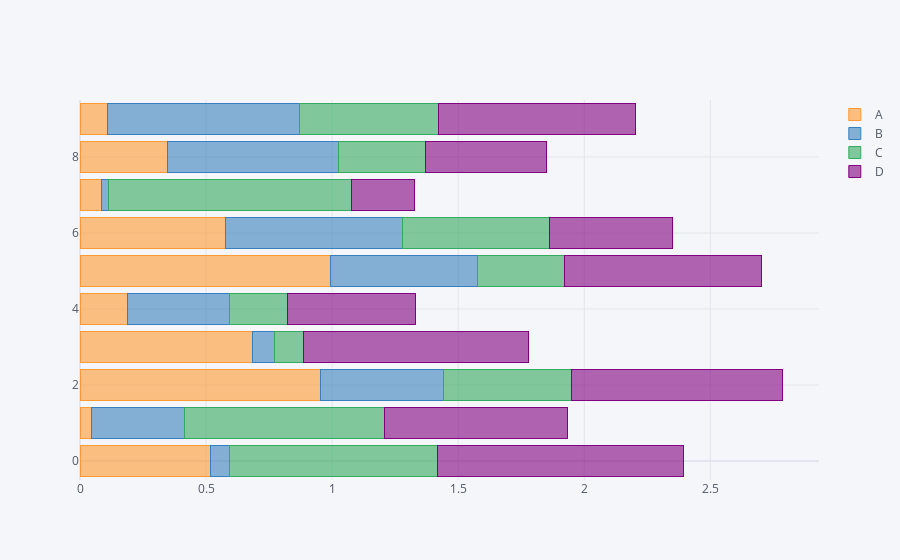

Notebook cell for this chart:
### Code cell
df.iplot(kind = 'barh', barmode = 'stack')

### Figure 1 — Plotly figure (JSON) as saved in the notebook; plotly's stock layout.template omitted (floating-point values rounded to 4 significant figures)
{"data": [{"marker": {"color": "rgba(255, 153, 51, 0.6)", "line": {"color": "rgba(255, 153, 51, 1.0)", "width": 1}}, "name": "A", "orientation": "h", "text": "", "type": "bar", "x": [0.5188, 0.04539, 0.9534, 0.6846, 0.1867, 0.9937, 0.5769, 0.08679, 0.3477, 0.1077], "y": [0, 1, 2, 3, 4, 5, 6, 7, 8, 9]}, {"marker": {"color": "rgba(55, 128, 191, 0.6)", "line": {"color": "rgba(55, 128, 191, 1.0)", "width": 1}}, "name": "B", "orientation": "h", "text": "", "type": "bar", "x": [0.07582, 0.3677, 0.488, 0.08641, 0.4052, 0.5832, 0.7018, 0.02595, 0.6766, 0.7611], "y": [0, 1, 2, 3, 4, 5, 6, 7, 8, 9]}, {"marker": {"color": "rgba(50, 171, 96, 0.6)", "line": {"color": "rgba(50, 171, 96, 1.0)", "width": 1}}, "name": "C", "orientation": "h", "text": "", "type": "bar", "x": [0.8222, 0.7929, 0.5061, 0.117, 0.2292, 0.3439, 0.5829, 0.9642, 0.3474, 0.554], "y": [0, 1, 2, 3, 4, 5, 6, 7, 8, 9]}, {"marker": {"color": "rgba(128, 0, 128, 0.6)", "line": {"color": "rgba(128, 0, 128, 1.0)", "width": 1}}, "name": "D", "orientation": "h", "text": "", "type": "bar", "x": [0.9751, 0.727, 0.8368, 0.8903, 0.5097, 0.7821, 0.4863, 0.2505, 0.4784, 0.7789], "y": [0, 1, 2, 3, 4, 5, 6, 7, 8, 9]}], "layout": {"barmode": "stack", "legend": {"bgcolor": "#F5F6F9", "font": {"color": "#4D5663"}, "traceorder": "normal"}, "paper_bgcolor": "#F5F6F9", "plot_bgcolor": "#F5F6F9", "title": {"font": {"color": "#4D5663"}}, "xaxis": {"gridcolor": "#E1E5ED", "showgrid": true, "tickfont": {"color": "#4D5663"}, "title": {"font": {"color": "#4D5663"}, "text": ""}, "zerolinecolor": "#E1E5ED"}, "yaxis": {"gridcolor": "#E1E5ED", "showgrid": true, "tickfont": {"color": "#4D5663"}, "title": {"font": {"color": "#4D5663"}, "text": ""}, "zerolinecolor": "#E1E5ED"}}}
